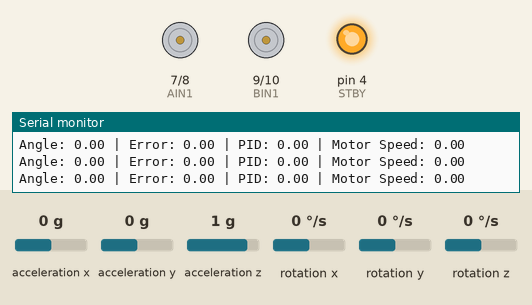
The sketch below on a simulated Arduino Uno, built with avr-gcc and run on an emulated ATmega328P. On the bench: motor-driver pin pairs drawn as motors (green arrow = first pin HIGH = forward, orange = second pin HIGH = backward, longer = more drive, scaled by the enable pin, stopped while the standby pin is LOW), output pins drawn as LEDs (lit = HIGH), the last lines printed to the serial monitor. Wiring (inferred from the names in the program): MPU-6050 motion sensor at I2C address 0x68. The inputs (shaded band) are chosen by the test bench; at power-on: acceleration y 0 g, rotation x 0 °/s, acceleration x 0 g, acceleration z 1 g, rotation y 0 °/s, rotation z 0 °/s.

Above: at 7.7 s.
7.8 s: acceleration y set to -0.8 g
At 7.95 s:
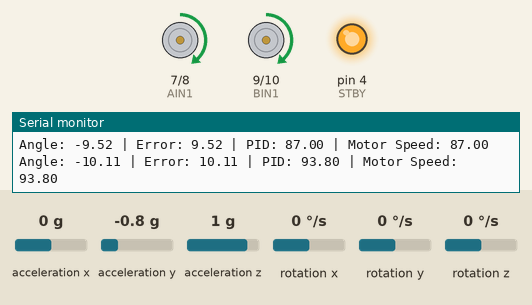
At 9.8 s:
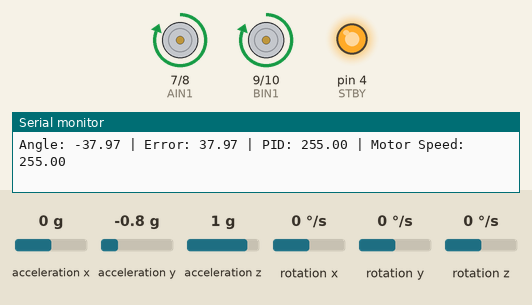
10.1 s: rotation x set to 100 °/s
At 12.27 s:
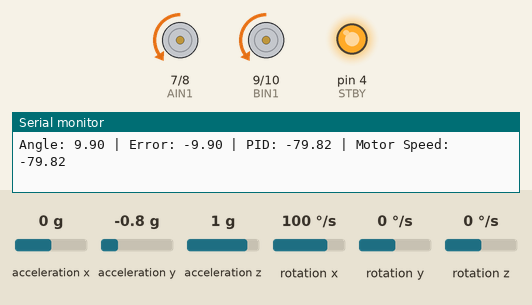
13.1 s: acceleration y set to 0 g
15.3 s: rotation x set to 0 °/s
18.3 s: acceleration y set to 1.4 g
20.4 s: acceleration y set to 1 g
22.8 s: acceleration y set to 0.7 g
At 23.7 s:
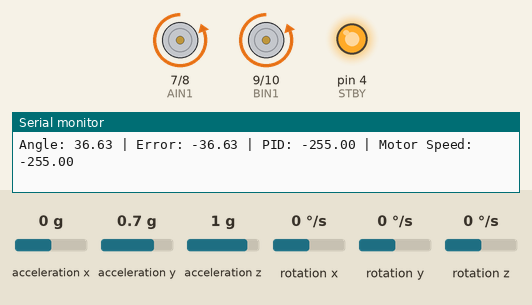
Timing chart, 0 to 25.8 s (numbered marks = the images above; inputs shaded):
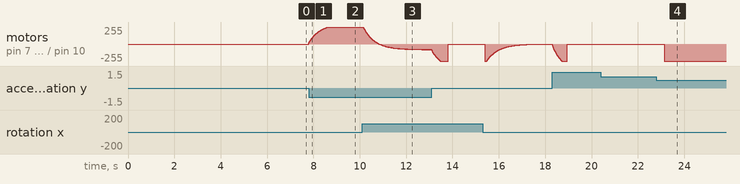

The sketch:

mainCode.ino
```cpp
#include <Wire.h>
#include <MPU6050.h>

MPU6050 mpu;

float targetAngle = 0.0;
float angle = 0.0;
float error = 0.0;
float pidOutput = 0.0;
float motorSpeed = 0.0;

const int PWMA = 5;
const int AIN1 = 7;
const int AIN2 = 8;

const int PWMB = 6;
const int BIN1 = 9;
const int BIN2 = 10;

const int STBY = 4;

float Kp = 8.0;
float Ki = 0.0;
float Kd = 0.2;

float integral = 0.0;
float previousError = 0.0;
float gxBias = 0.0;
float angleOffset = 0.0;

unsigned long previousTime = 0;
unsigned long previousIMUTime = 0;

const unsigned long loopInterval = 10;
unsigned long lastLoopTime = 0;

float safetyAngle = 40.0;

void stopMotors() {
  analogWrite(PWMA, 0);
  analogWrite(PWMB, 0);

  digitalWrite(AIN1, LOW);
  digitalWrite(AIN2, LOW);
  digitalWrite(BIN1, LOW);
  digitalWrite(BIN2, LOW);
}

bool mpuResponds(byte &who) {
  Wire.beginTransmission(0x68);
  Wire.write(0x75);

  if (Wire.endTransmission(false) != 0) {
    return false;
  }

  if (Wire.requestFrom((uint8_t)0x68, (uint8_t)1) != 1) {
    return false;
  }

  who = Wire.read();
  return true;
}

float readAccelAngle() {
  int16_t ax, ay, az, gx, gy, gz;
  mpu.getMotion6(&ax, &ay, &az, &gx, &gy, &gz);

  return atan2((float)ay, (float)az) * 180.0 / PI;
}

bool calibrateIMU() {
  const int N = 500;
  long sumGX = 0;
  float sumAngle = 0.0;

  Serial.println("Keep robot upright and completely still...");
  delay(2000);

  for (int i = 0; i < N; i++) {
    int16_t ax, ay, az, gx, gy, gz;
    mpu.getMotion6(&ax, &ay, &az, &gx, &gy, &gz);

    sumGX += gx;
    sumAngle += atan2((float)ay, (float)az) * 180.0 / PI;

    delay(5);
  }

  gxBias = (float)sumGX / N;
  angleOffset = sumAngle / N;

  Serial.print("GX bias: ");
  Serial.println(gxBias, 2);

  Serial.print("Angle offset: ");
  Serial.println(angleOffset, 2);

  angle = 0.0;
  previousIMUTime = 0;

  return true;
}

float getAngle() {
  int16_t ax, ay, az, gx, gy, gz;
  mpu.getMotion6(&ax, &ay, &az, &gx, &gy, &gz);

  float accelAngle =
      atan2((float)ay, (float)az) * 180.0 / PI
      - angleOffset;

  unsigned long currentIMUTime = micros();

  if (previousIMUTime == 0) {
    previousIMUTime = currentIMUTime;
    angle = accelAngle;
    return angle;
  }

  float dt =
      (currentIMUTime - previousIMUTime) / 1000000.0;

  previousIMUTime = currentIMUTime;

  if (dt <= 0.0 || dt > 0.1) {
    return angle;
  }

  float gyroRate = (gx - gxBias) / 131.0;

  angle =
      0.98 * (angle + gyroRate * dt)
      + 0.02 * accelAngle;

  return angle;
}

float calculatePID(float currentError) {
  unsigned long currentTime = millis();

  float dt = (currentTime - previousTime) / 1000.0;

  if (dt <= 0.0 || dt > 0.1) {
    previousTime = currentTime;
    previousError = currentError;
    return 0.0;
  }

  float P = Kp * currentError;

  integral += currentError * dt;
  integral = constrain(integral, -100.0, 100.0);

  float I = Ki * integral;

  float derivative =
      (currentError - previousError) / dt;

  float D = Kd * derivative;

  float output = P + I + D;
  output = constrain(output, -255.0, 255.0);

  previousTime = currentTime;
  previousError = currentError;

  return output;
}

void moveMotors(float speed) {
  speed = constrain(speed, -255.0, 255.0);

  int pwm = (int)abs(speed);

  if (speed > 0.0) {
    digitalWrite(AIN1, HIGH);
    digitalWrite(AIN2, LOW);
    digitalWrite(BIN1, HIGH);
    digitalWrite(BIN2, LOW);
  } else if (speed < 0.0) {
    digitalWrite(AIN1, LOW);
    digitalWrite(AIN2, HIGH);
    digitalWrite(BIN1, LOW);
    digitalWrite(BIN2, HIGH);
  } else {
    stopMotors();
    return;
  }

  analogWrite(PWMA, pwm);
  analogWrite(PWMB, pwm);
}

void setup() {
  Serial.begin(115200);

  pinMode(PWMA, OUTPUT);
  pinMode(AIN1, OUTPUT);
  pinMode(AIN2, OUTPUT);

  pinMode(PWMB, OUTPUT);
  pinMode(BIN1, OUTPUT);
  pinMode(BIN2, OUTPUT);

  pinMode(STBY, OUTPUT);
  digitalWrite(STBY, HIGH);
  stopMotors();

  Wire.begin();
  Wire.setClock(100000);

  mpu.initialize();

  byte who = 0xFF;

  if (!mpuResponds(who)) {
    Serial.println("MPU not responding!");
    stopMotors();
    digitalWrite(STBY, LOW);

    while (true) {
      delay(100);
    }
  }

  Serial.print("MPU responded, WHO_AM_I: 0x");
  Serial.println(who, HEX);

  calibrateIMU();

  previousTime = millis();
  lastLoopTime = millis();
}

void loop() {
  unsigned long now = millis();

  if (now - lastLoopTime < loopInterval) {
    return;
  }

  lastLoopTime = now;

  angle = getAngle();
  error = targetAngle - angle;

  if (abs(angle - targetAngle) > safetyAngle) {
    stopMotors();
    integral = 0.0;
    previousError = error;
    previousTime = millis();
    return;
  }

  pidOutput = calculatePID(error);
  motorSpeed = pidOutput;

  moveMotors(motorSpeed);

  Serial.print("Angle: ");
  Serial.print(angle, 2);

  Serial.print(" | Error: ");
  Serial.print(error, 2);

  Serial.print(" | PID: ");
  Serial.print(pidOutput, 2);

  Serial.print(" | Motor Speed: ");
  Serial.println(motorSpeed, 2);
}
```

Measured:
- after the input at 7.8 s, motor on pin 7 (AIN1) / pin 8 (AIN2), motor on pin 9 (BIN1) / pin 10 (BIN2): moves from stopped to forward 255/255 over 0.83 s, starting at once
- after the input at 20.4 s, every drawn part: stays the same
- after the input at 22.8 s, motor on pin 7 (AIN1) / pin 8 (AIN2), motor on pin 9 (BIN1) / pin 10 (BIN2): stopped → backward 255/255 after 0.35 s
